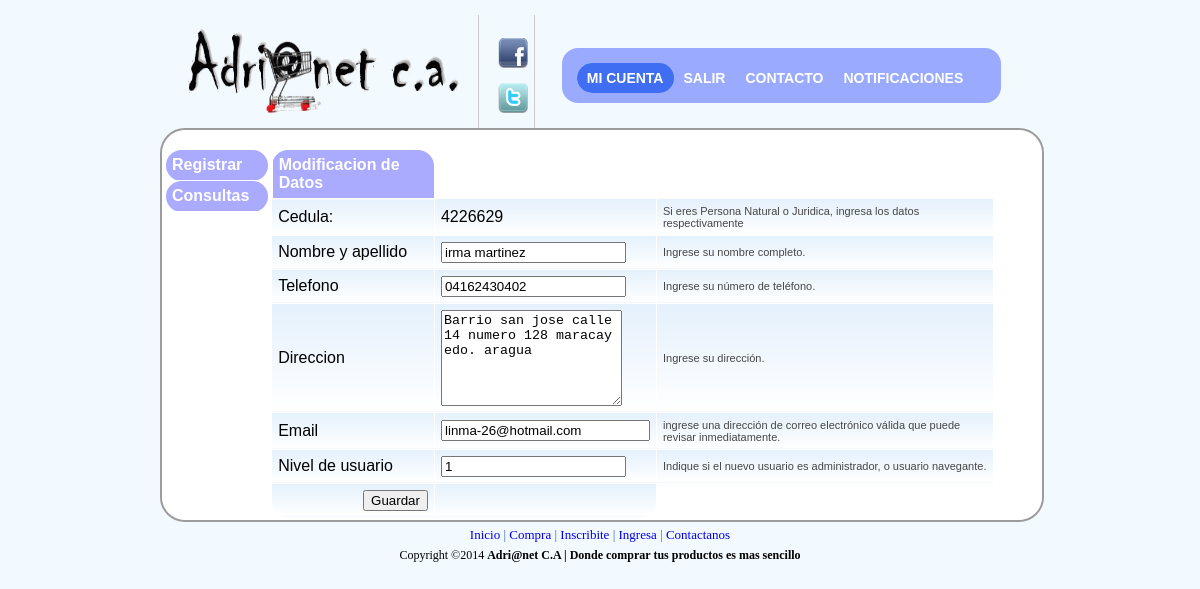
The page /web2final/administrador/modificar_usuario.php?id=4226629 (signed in) on the database its author committed.
### tables this page shows
CREATE TABLE IF NOT EXISTS `cliente` (
  `nom_clie` varchar(50) NOT NULL,
  `dire_clie` varchar(150) NOT NULL,
  `telf_clie` varchar(11) NOT NULL,
  `password` varchar(100) NOT NULL,
  `email` varchar(50) NOT NULL,
  `id_perfil` int(11) DEFAULT NULL,
  `cedula` int(9) NOT NULL,
  `num_deposit` varchar(20) NOT NULL,
  `tipo_cuenta` varchar(30) NOT NULL,
  `banco` varchar(255) NOT NULL
);

### web2final/administrador/modificar_usuario.php (the view, shortened to what this page needs)
<!DOCTYPE html PUBLIC "-//W3C//DTD XHTML 1.0 Transitional//EN" "http://www.w3.org/TR/xhtml1/DTD/xhtml1-transitional.dtd">
<html>
<head><meta http-equiv="Content-Type" content="text/html; charset=windows-1252">
<link rel="stylesheet" href="../css/principal.css"  type="text/css" media="screen">
<link rel="stylesheet" href="../css/lavalampadmi.css" type="text/css" media="screen">
<link type="text/css" rel="stylesheet" href="../css/sliderman.css"  />
<link rel="stylesheet" href='../css/hoverbox.css' type="text/css" media="screen" />
<link rel="stylesheet" href='../js/fancybox/jquery.fancybox-1.3.4.css' type="text/css" media="screen" />
</head>
<body  marginwidth="10" marginheight="10" bgcolor="#f5f6f7" topmargin="5" leftmargin="5" >
<table width="900" cellspacing="0" cellpadding="10" border="0" align="center">
<tbody>
<tr>
<td>
<table width="100%" cellspacing="0" cellpadding="0" border="0">
<tbody>
<tr valign="bottom">
<td valign="middle" style="padding-bottom: 10px;">
<a href="../administrador/index_admin.php" >
<img alt="banner" id="banner" width="300" border="0" height="95" src="../imagenes/logo.png" />
</a>
</td>
<td width="100%" valign="bottom" style="padding-left: 15px;">
<table width="100%" cellspacing="0" cellpadding="0" border="0">
<tbody>
<tr height="60">
<td class="mainmenu" width="2%" nowrap="" 8px;"=" padding-top:="" 15px;="" padding-left:="" #cccccc;="" solid="" 1px=""></td>
<td class="mainmenu" width="14%" valign="middle" nowrap="" align="center" style="border-left: 1px solid #cccccc; padding-left: 15px; padding-top: 8px;">
<p>
<a href="http://www.facebook.com" target="_blank">
<img  id="facebook" alt="fb" width="30" border="0" height="30" src="../imagenes/facebook.png" />
</a>
</p>
<p>
<a href="http://www.twitter.com" target="_blank">
<img id="twitter" alt="tw" width="30" border="0" height="30" src="../imagenes/twitter.png" />
</a>
</p>
</td>
<td class="mainmenu" width="50%" valign="middle" nowrap="" align="center" style="border-left: 1px solid #cccccc; padding-left: 15px; padding-top: 8px;">
<div a class="toplink" align="right" style="padding: 12px;">
<?php
$db=conectar();
?>
<ul class="lavaLampWithImage" id="1">
    <li class="current"><a href="micuenta_admi.php">Mi cuenta</a></li>
     <li><a href="../salir/salir.php">Salir</a></li>
		<li><a href="../contacto/contacto_admi.php">Contacto</a></li>
		<li><a id="ifancybox" href="notificaciones.php" >Notificaciones</a></li>
</ul>
 </div>
 </td>
<td class="smallfont" width="1%" nowrap="" style="padding-right: 10px;">
</td>
<td width="12%"></td>
</tr>
</tbody>
</table>
       </td>
        </tr>
    </tbody>
</table>
<div id="fondoprincipal">
<table width="100%" cellspacing="0" cellpadding="0" border="0" bgcolor="#ffffff" style="border-radius: 25px; -moz-border-radius: 25px;
-webkit-border-radius: 25px;">
<tbody>
<tr>
<td  width="100%">
<table width="100%" border="0">
<tbody>
<tr>
<td width="12%" valign="top">
  	<br/>
  <div class="CSSTableGenera" >
           <table>
            <tr>
	        <td><div class="accordionButton">Registrar</div>
 </td>
			</tr>
			 </table>
  </div>
  <div class="CSSTableGenera" >
           <table >
            <tr >
	        <td><div class="accordionButton">Consultas</div>
 </td>
			</tr>
			 </table>
			    </div>
</td>
<td valign="top" >
<br/>
<div align="center">
	 <div class="CSSTableGenera"  >
	       <?php
$cedula=$_REQUEST['id'];
$sql="SELECT * FROM cliente where cedula='".$cedula."' ";
$d=mysql_query($sql,$db)or die(mysql_error());
while($s= mysql_fetch_array($d))
{
?>
     <form action="" method="post"  id="form1" name="form1" onsubmit="return comprobar()">
  <table>
    <tr>
      <td>Modificacion de Datos</td>
    </tr>
    <tr>
      <td><span class="Estilo2">Cedula:</span></td>
      <td><span class="Estilo2"><?php echo $s["cedula"]?> <input required="required" type="hidden" name="cedula" value="<?php echo $s["cedula"]?>" /></td></span>
	  <td><div align="left" class="Estilo1">  	Si eres Persona Natural o Juridica, ingresa los datos respectivamente </div> </td>
    </tr>
    <tr>
      <td><span class="Estilo2">Nombre y apellido</span></td>
      <td><input name="nom" type="text"   pattern="[a-zA-Z ]{5,}" required="required" value="<?php echo $s["nom_clie"]?>"  ></td>
	  <td> 	<div align="left"  class="Estilo1">Ingrese su nombre completo.</div></td>
    </tr>
    <tr>
      <td><span class="Estilo2">Telefono</span></td>
      <td><input type="text" name="tlf"  onkeypress="return validarnum(event)" required="required" value="<?php echo $s["telf_clie"]?>"></td>
	  <td> <div align="left"  class="Estilo1">	Ingrese su número de teléfono.</div></td>
    </tr>
	    <tr>
      <td><span class="Estilo2">Direccion</span></td>
      <td><textarea name="dire"   rows='6'><?php echo $s["dire_clie"]?> </textarea> </td>
	  <td> <div align="left"  class="Estilo1">	Ingrese su dirección.</div></td>
    </tr>
		    <tr>
      <td><span class="Estilo2">Email</span></td>
      <td><input name="email" type='email' id="email"  required="required"  size="23" value="<?php echo $s["email"]?>" ></td>
	  <td><div align="left"  class="Estilo1"> ingrese una dirección de correo electrónico válida que puede revisar inmediatamente.</div></td>
    </tr>
		    <tr>
      <td><span class="Estilo2">Nivel de usuario</span></td>
      <td><input name="nivel" onkeypress="return validarnum(event)" value="<?php echo $s["id_perfil"]?>"></td>
	  <td><div align="left"  class="Estilo1"> Indique si el nuevo usuario es administrador, o usuario navegante.</div></td>
    </tr>
    <tr>
      <td><div align="right">
          <input name="enviar" type="submit" id="enviar" value="Guardar">
      </div></td>
      <td>&nbsp;</td>
    </tr>
  </table>
</form>
<?php
 }
 ?>
?>	</div>
</div>
</div>
</td>
<td valign="top" width="5%" >
</td>
</tr>
</tbody>
</table>
<div id="piepagina" align="center" style="padding: 5px;">
    <a href="../administrador/index_admin.php">Inicio</a>
    								|
    <a href="../administrador/index_admin.php">Compra</a>
    								|
    <a href="../administrador/index_admin.php">Inscribite</a>
    				|
    <a href="../administrador/index_admin.php">Ingresa</a>
    				|
    <a href="../contacto/contacto_admi.php">Contactanos</a>
</div>
<div id="piepagina2" align="center">
     Copyright ©2014
    <b>
                 Adri@net C.A | Donde comprar tus productos es mas sencillo
    </b>
</div>
</body>
</html>

### web2final/css/principal.css (style rules this page uses)
body { background:#F2F9FF; font-size: 15px; color: #000000; text-decoration: none; }
#fondoprincipal { position:inherit; background-color: white; width: 100%; border-radius: 25px; -moz-border-radius: 25px; -webkit-border-radius: 25px; border: 2px double #9C9C9C; font-family:Verdana, Arial, Helvetica, sans-serif; text-align:center; }
#piepagina { font-size: 13px; color: #36C; text-decoration: none; }
#piepagina2 { font-size: 12px; color: #000; }
.CSSTableGenera { margin:0px;padding:0px; width:100%; border:0px solid #ffffff; -moz-border-radius-bottomleft:0px; -webkit-border-bottom-left-radius:0px; border-bottom-left-radius:0px; -moz-border-radius-bottomright:0px; -webkit-border-bottom-right-radius:0px; border-bottom-right-radius:0px; -moz-border-radius-topright:25px; -webkit-border-top-right-radius:25px; border-top-right-radius:25px; -moz-border-radius-topleft:25px; -webkit-border-top-left-radius:25px; border-top-left-radius:25px; }
.CSSTableGenera table { border-collapse: collapse; border-spacing: 0; width:100%; height:50%; margin:0px;padding:0px; }
.CSSTableGenera tr:last-child td:last-child { -moz-border-radius-bottomright:16px; -webkit-border-bottom-right-radius:16px; border-bottom-right-radius:16px; }
.CSSTableGenera table tr:first-child td:first-child { -moz-border-radius-topleft:16px; -webkit-border-top-left-radius:16px; border-top-left-radius:16px; }
.CSSTableGenera table tr:first-child td:last-child { -moz-border-radius-topright:16px; -webkit-border-top-right-radius:16px; border-top-right-radius:16px; }
.CSSTableGenera tr:last-child td:first-child { -moz-border-radius-bottomleft:16px; -webkit-border-bottom-left-radius:16px; border-bottom-left-radius:16px; }
.CSSTableGenera td { vertical-align:middle; background:-o-linear-gradient(bottom, #e5f1fc 5%, #ffffff 100%); background:-webkit-gradient( linear, left top, left bottom, color-stop(0.05, #e5f1fc), color-stop(1, #ffffff) ); background:-moz-linear-gradient( center top, #e5f1fc 5%, #ffffff 100% ); filter:progid:DXImageTransform.Microsoft.gradient(startColorstr="#e5f1fc", endColorstr="#ffffff"); background: -o-linear-gradient(top,#e5f1fc,ffffff); background-color:#e5f1fc; border:1px solid #ffffff; border-width:0px 1px 1px 0px; text-align:left; padding:6px; font-size:16px; font-family:Arial; }
.CSSTableGenera tr:last-child td { border-width:0px 1px 0px 0px; }
.CSSTableGenera tr td:last-child { border-width:0px 0px 1px 0px; }
.CSSTableGenera tr:last-child td:last-child { border-width:0px 0px 0px 0px; }
.CSSTableGenera tr:first-child td { background:-o-linear-gradient(bottom, #aaaaff 5%, #aaaaff 100%); background:-webkit-gradient( linear, left top, left bottom, color-stop(0.05, #aaaaff), color-stop(1, #aaaaff) ); background:-moz-linear-gradient( center top, #aaaaff 5%, #aaaaff 100% ); filter:progid:DXImageTransform.Microsoft.gradient(startColorstr="#aaaaff", endColorstr="#aaaaff"); background: -o-linear-gradient(top,#aaaaff,aaaaff); background-color:#aaaaff; border:0px solid #ffffff; text-align:left; border-width:0px 0px 1px 1px; font-size:16px; font-family:Arial; font-weight:bold; color:#ffffff; }
.CSSTableGenera tr:first-child td:first-child { border-width:0px 0px 1px 0px; }
.CSSTableGenera tr:first-child td:last-child { border-width:0px 0px 1px 1px; }
.accordionButton { cursor:pointer; }

### web2final/css/lavalampadmi.css (style rules this page uses)
.lavaLampWithImage { position: relative; height: 25px; width: 409px; background: url("../imagenes/bg1.png") no-repeat top; padding: 15px; margin: 10px 0; border-radius: 16px; -moz-border-radius: 16px; -webkit-border-radius: 16px; }
.lavaLampWithImage li { float: left; list-style: none; }
.lavaLampWithImage li a { font: bold 14px arial; text-decoration: none; color: #fff; outline: none; text-align: center; top: 7px; text-transform: uppercase; letter-spacing: 0; z-index: 10; display: block; float: left; height: 30px; position: relative; overflow: hidden; margin: auto 10px; }

### web2final/css/hoverbox.css (style rules this page uses)
a { text-decoration: none; }

### web2final/administrador/modificar_usuario.php (style rules this page uses)
.Estilo2 { color: #000000 }

### rows shown on the page
cliente: cedula "4226629", nom "irma martinez", tlf "04162430402", dire "Barrio san jose calle 14 numero 128 maracay edo. aragua", email "linma-26@hotmail.com", nivel "1"
